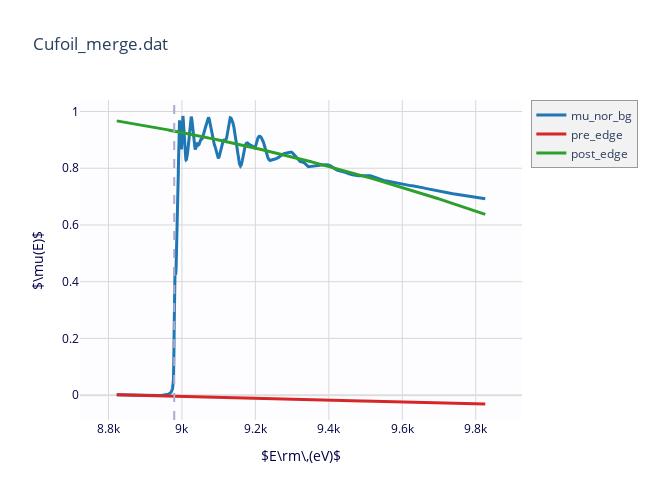
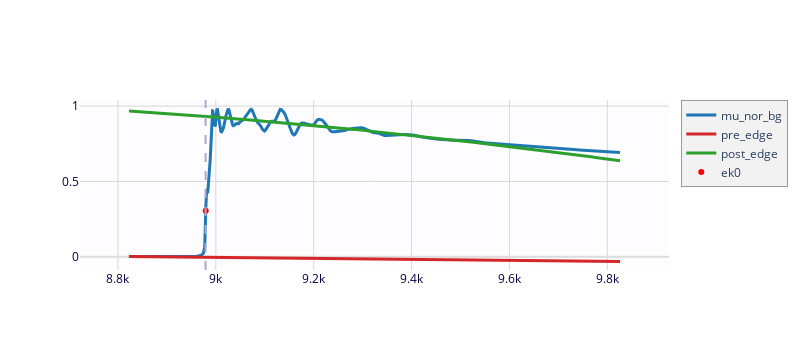
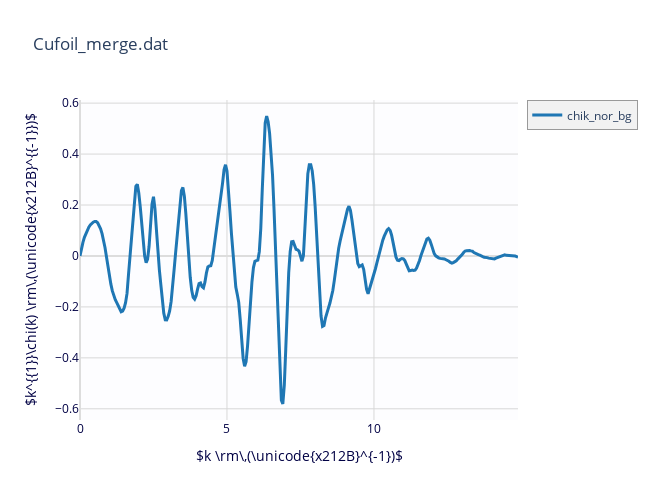
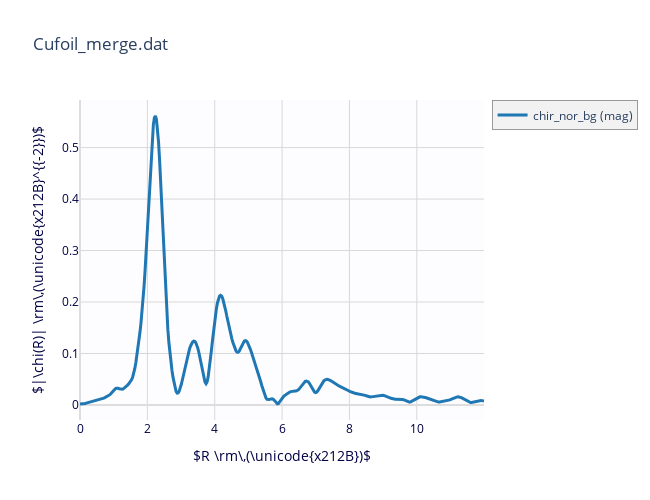

Notebook cell for these charts, in order:
### Markdown cell above
### OUTPUT

### Code cell
for n in range(len(data_list)):
    data_path = folder+data_list[n][0]
    print(data_path)
    data = load_data(data_path)
    
    pre_edge(data, pre1=-150, pre2=-60.00, 
            nvict=0, nnorm=2, norm1=50.00, norm2=600)
    print(f'Spectrum display after "pre_edge":')
    plt.figure(figsize=(6, 4))
    plt.plot(data.energy, data.flat)
    plt.xlabel('Energy (eV)')
    plt.ylabel('Normalized $\mu(E)$')
    # plt.xlim(data.e0-30, data.e0+50)
    plt.xlim(8949.062558, 9029.062558)
    print
    plt.tight_layout()
    plt.show()
    
    data1=copy.deepcopy(data)
    data_nor_bg(data1, figure=True)
    kmax_low_noise = generate_kmax_low_noise(data1, noise_factor=10, noise_threshold=0.16, 
                                             kmax_start=8, kmax_end=np.max(data1.k), 
                                             kmax_step=0.5, figure=False)
    # cif structure --> the 4th in the Mineral database list
    feff_path1_file, reff = generate_feff_path1(cif=data_list[n][1], element=data_list[n][2], 
                                             structure_num=3, structure_show=False, feff_show=False)

    de0, k_theory, chi_theory = first_shell_theory(data1, kmax_low_noise, feff_path1_file, reff, figure=True)
    data2=copy.deepcopy(data)
    data_nor_bg_theory(data2, kmax_low_noise, de0, k_theory, chi_theory, reff, figure=True)
    kmin_small_r_factor = generate_kmin_small_r_factor(data2, kmax_low_noise, feff_path1_file, 
                                                       kmin_start=2, kmin_end=4.0, kmin_step=0.2, reff=reff, fit_report=False, figure=False)

    print(f'Final fit:')
    # use data2, which already includes an energy shift in data_nor_bg_theory
    xftf(data2, kmin=kmin_small_r_factor, kmax= kmax_low_noise, dk= 1.000, kweight= 2.000, window='Hanning', rmax_out=10.000)
    print(f'kmin= {kmin_small_r_factor}, kmax= {kmax_low_noise}, dk= 1.000, kweight= 2.000, window=Hanning, rmax_out=10.000')
    xftr(data2, rmin= 1.000, rmax= 6.000, dr= 0.200, window='Hanning')

    figs_data = {}
    figs_data['mu'] = plot_mu(data2, show_norm=False, show_flat=False, 
                               show_e0=True, show_pre=True, show_post=True,
                               label=f'mu_nor_bg_theorty')
    figs_data['chik'] = plot_chik(data2, kweight=2, label=f'chik_nor_bg_theorty', kmax=None, 
                                   show_window=True, scale_window=True, title=None, offset=0, show=True, fig=None)
    figs_data['chir'] = plot_chir(data2, label=f'chir_nor_bg_theorty', show_mag=True, show_window=True)
    figs_data['chiq'] = plot_chiq(data2, label=f'chiq_nor_bg_theorty', show_chik=True, show_window=True)
    quad_plots(figs_E=figs_data['mu'], 
             figs_k=figs_data['chik'],
             figs_R=figs_data['chir'],
             figs_q=figs_data['chiq'])

    peak_info = find_peak_range(data2.r, data2.chir_mag)
    rmin=peak_info['x_range'][0]
    rmax=peak_info['x_range'][1]
    
    pars = param_group(
        # s02   = param(0.90, vary=True, min=0.7, max=1.0),
        # degen = param(1.0, vary=True, min=0.1, max=2),
        # amp   = param(expr='s02 * degen'), 
        amp=param(0.99, vary=True, min=0.7, max=1),
        de0=param(0, vary=True),
        delr=param(-0.01, vary=True),
        sig2=param(0.010, vary=True),
        c3=param(0, vary=False))
    path1 = feffpath(
        feff_path1_file, 
        s02='amp', 
        e0='de0',  
        sigma2='sig2', 
        deltar='delr',
        c3='c3',
        )

    trans = feffit_transform(kmin=kmin_small_r_factor, kmax=kmax_low_noise , kweight=[2,1,3], dk=1, window='Hanning', rmin=rmin, rmax=rmax)
    dset = feffit_dataset(data=data2, pathlist=[path1], transform=trans)
    result = feffit(pars, dset)
    output=feffit_report(result, with_paths=True)
    print(output)
    plot_chifit(dset, kmin=0, kmax=None, kweight=None, rmax=None,
                show_mag=True, show_real=False, show_imag=False,
                show_bkg=False, use_rebkg=False, title=None, offset=0)
    
    print("*******")
    print("*******")
    plt.figure(figsize=(6, 4))
    # Plot raw and fit real parts of chi(R)
    plt.plot(dset.data.r, dset.data.chir_mag, label='data', color='blue', linewidth=2)
    plt.plot(dset.model.r, dset.model.chir_mag, label='fit', color='red', linestyle='--',linewidth=2)
    # Axis labels and title
    plt.xlabel('$R$ $(Å)$')
    plt.ylabel('$|\chi(R)]|$ $(Å^{-2})$')
    plt.xlim(0,6)
    # plt.title('Real Part of χ(R): Raw vs. Fit')
    # Show legend without box
    plt.legend(frameon=False)
    # Turn on all four spines
    for spine in plt.gca().spines.values():
        spine.set_visible(True)
    # Grid and layout
    # plt.grid(True)
    plt.tight_layout()
    plt.show()  
    print("*******")
    print("*******") 
    
    #plt.figure()
    #plt.plot(data1.k, (data1.k)**2*data1.chi)
    #plt.axvline(x=kmax_low_noise, color='r', linestyle='--')
    #plt.axvline(x=kmin_small_r_factor, color='r', linestyle='--')
    #plt.xlim(0,16)
    #plt.xlabel('$k$ ($Å^{-1}$)')
    #plt.ylabel('$k^2\chi(R)$] ($Å^{-2}$)')

    # plt.figure()
    # plt.plot(data2.k, (data2.k)**2*data2.chi)
    # plt.axvline(x=kmax_low_noise, color='r', linestyle='--')
    # plt.axvline(x=kmin_small_r_factor, color='r', linestyle='--')
    # plt.xlim(0,16)
    # plt.xlabel('$k$ ($Å^{-1}$)')
    # plt.ylabel('$k^2\chi(R)$] ($Å^{-2}$)')



    data3=copy.deepcopy(data)
    data_nor_bg_theory(data3, 16, de0, k_theory, chi_theory, reff, figure=False)
    xftf(data3, kmin= kmin_small_r_factor, kmax= kmax_low_noise, dk= 1.000, kweight= 2.000, window='Hanning', rmax_out=15.000)
    
    plt.figure()
    plt.plot(data3.k, (data3.k)**2*data3.chi)
    plt.axvline(x=kmax_low_noise, color='r', linestyle='--')
    plt.axvline(x=kmin_small_r_factor, color='r', linestyle='--')
    plt.xlim(0,16)
    plt.xlabel('$k$ $(Å^{-1})$')
    plt.ylabel('$k^2\chi(k)$ $(Å^{-2})$')

### Figure 1 — Plotly figure (JSON) as saved in the notebook; plotly's stock layout.template omitted (floating-point values rounded to 4 significant figures; data arrays with more than 128 entries replaced by an {"elided": "..."} marker saying what was removed)
{"data": [{"line": {"color": "#1f77b4", "width": 3}, "name": "mu_nor_bg", "type": "scatter", "uid": "1868d4f0-c125-4efc-91b4-a5ca5fcabd55", "x": {"elided": "488 float values"}, "y": {"elided": "488 float values"}}, {"line": {"color": "#d62728", "width": 3}, "name": "pre_edge", "type": "scatter", "uid": "76894cca-b85a-4583-9d61-6a2f1eb8d3b9", "x": {"elided": "488 float values"}, "y": {"elided": "488 float values"}}, {"line": {"color": "#2ca02c", "width": 3}, "name": "post_edge", "type": "scatter", "uid": "8a274dd3-8668-42de-9933-00d30ae2fa2f", "x": {"elided": "488 float values"}, "y": {"elided": "488 float values"}}], "layout": {"height": 500, "hovermode": "closest", "legend": {"bgcolor": "#F2F2F2", "borderwidth": 0.5}, "plot_bgcolor": "#FDFDFF", "shapes": [{"line": {"color": "#AAC", "dash": "dash", "width": 2}, "type": "line", "x0": 8979.0, "x1": 8979.0, "xref": "x", "y0": 0, "y1": 1, "yref": "y domain"}], "showlegend": true, "title": {"text": "Cufoil_merge.dat"}, "width": 650, "xaxis": {"color": "#004", "gridcolor": "#D8D8D8", "range": [8722.0, 9926.0], "showgrid": true, "title": {"text": "$E\\rm\\,(eV)$"}, "zerolinecolor": "#DDD"}, "yaxis": {"color": "#004", "gridcolor": "#D8D8D8", "showgrid": true, "title": {"text": "$\\mu(E)$"}, "zerolinecolor": "#DDD"}}}

### Figure 2 — Plotly figure (JSON) as saved in the notebook; plotly's stock layout.template omitted (floating-point values rounded to 4 significant figures; data arrays with more than 128 entries replaced by an {"elided": "..."} marker saying what was removed)
{"data": [{"line": {"color": "#1f77b4", "width": 3}, "name": "mu_nor_bg", "type": "scatter", "uid": "1868d4f0-c125-4efc-91b4-a5ca5fcabd55", "x": {"elided": "488 float values"}, "y": {"elided": "488 float values"}}, {"line": {"color": "#d62728", "width": 3}, "name": "pre_edge", "type": "scatter", "uid": "76894cca-b85a-4583-9d61-6a2f1eb8d3b9", "x": {"elided": "488 float values"}, "y": {"elided": "488 float values"}}, {"line": {"color": "#2ca02c", "width": 3}, "name": "post_edge", "type": "scatter", "uid": "8a274dd3-8668-42de-9933-00d30ae2fa2f", "x": {"elided": "488 float values"}, "y": {"elided": "488 float values"}}, {"line": {"color": "red", "width": 0}, "name": "ek0", "type": "scatter", "uid": "f4ffdf89-1901-4024-8dae-d6ebc849b489", "x": [8979.0], "y": [0.3055]}], "layout": {"height": 350, "hovermode": "closest", "legend": {"bgcolor": "#F2F2F2", "borderwidth": 0.5}, "plot_bgcolor": "#FDFDFF", "shapes": [{"line": {"color": "#AAC", "dash": "dash", "width": 2}, "type": "line", "x0": 8979.0, "x1": 8979.0, "xref": "x", "y0": 0, "y1": 1, "yref": "y domain"}], "showlegend": true, "title": {}, "width": 800, "xaxis": {"color": "#004", "gridcolor": "#D8D8D8", "range": [8722.0, 9926.0], "showgrid": true, "title": {}, "zerolinecolor": "#DDD"}, "yaxis": {"color": "#004", "gridcolor": "#D8D8D8", "showgrid": true, "title": {}, "zerolinecolor": "#DDD"}}}

### Figure 3 — Plotly figure (JSON) as saved in the notebook; plotly's stock layout.template omitted (floating-point values rounded to 4 significant figures; data arrays with more than 128 entries replaced by an {"elided": "..."} marker saying what was removed)
{"data": [{"line": {"color": "#1f77b4", "width": 3}, "name": "chik_nor_bg", "type": "scatter", "uid": "c4b43e34-af42-41aa-8ffa-d7c293cceb98", "x": {"elided": "299 float values"}, "y": {"elided": "299 float values"}}], "layout": {"height": 500, "hovermode": "closest", "legend": {"bgcolor": "#F2F2F2", "borderwidth": 0.5}, "plot_bgcolor": "#FDFDFF", "showlegend": true, "title": {"text": "Cufoil_merge.dat"}, "width": 650, "xaxis": {"color": "#004", "gridcolor": "#D8D8D8", "range": [0, null], "showgrid": true, "title": {"text": "$k \\rm\\,(\\unicode{x212B}^{-1})$"}, "zerolinecolor": "#DDD"}, "yaxis": {"color": "#004", "gridcolor": "#D8D8D8", "showgrid": true, "title": {"text": "$k^{{1}}\\chi(k) \\rm\\,(\\unicode{x212B}^{{-1}})$"}, "zerolinecolor": "#DDD"}}}

### Figure 4 — Plotly figure (JSON) as saved in the notebook; plotly's stock layout.template omitted (floating-point values rounded to 4 significant figures; data arrays with more than 128 entries replaced by an {"elided": "..."} marker saying what was removed)
{"data": [{"line": {"color": "#1f77b4", "width": 3}, "name": "chir_nor_bg (mag)", "type": "scatter", "uid": "e1b1b043-0fb9-4e65-aaae-217b03ed8b46", "x": {"elided": "392 float values"}, "y": {"elided": "392 float values"}}], "layout": {"height": 500, "hovermode": "closest", "legend": {"bgcolor": "#F2F2F2", "borderwidth": 0.5}, "plot_bgcolor": "#FDFDFF", "showlegend": true, "title": {"text": "Cufoil_merge.dat"}, "width": 650, "xaxis": {"color": "#004", "gridcolor": "#D8D8D8", "showgrid": true, "title": {"text": "$R \\rm\\,(\\unicode{x212B})$"}, "zerolinecolor": "#DDD"}, "yaxis": {"color": "#004", "gridcolor": "#D8D8D8", "showgrid": true, "title": {"text": "$|\\chi(R)| \\rm\\,(\\unicode{x212B}^{{-2}})$"}, "zerolinecolor": "#DDD"}}}
